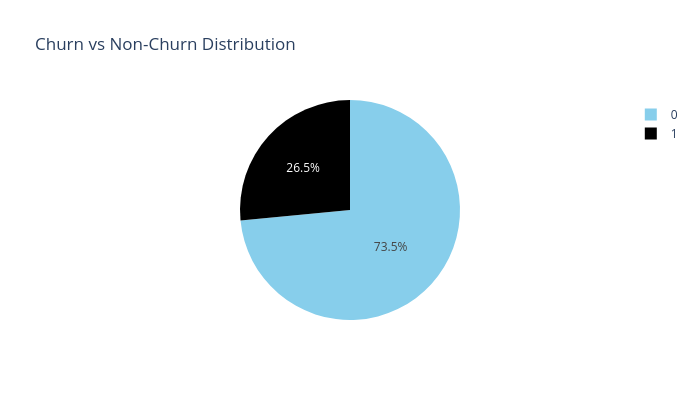

Write notebook code for a chart like this one.
### Code cell
import plotly.express as px


counts = df['Churn'].value_counts()


counts = counts.reindex([0, 1])

fig = px.pie(
    values=counts.values,
    names=counts.index,
    width=700,
    height=400,
    color_discrete_sequence=["skyblue", "black"],
    title="Churn vs Non-Churn Distribution"
)

fig.show()

### Figure 1 — Plotly figure (JSON) as saved in the notebook; plotly's stock layout.template omitted (floating-point values rounded to 4 significant figures)
{"data": [{"domain": {"x": [0, 1], "y": [0, 1]}, "hovertemplate": "label=%{label}<br>value=%{value}<extra></extra>", "labels": [0, 1], "legendgroup": "", "name": "", "showlegend": true, "type": "pie", "values": [5174, 1869]}], "layout": {"height": 400, "legend": {"tracegroupgap": 0}, "piecolorway": ["skyblue", "black"], "title": {"text": "Churn vs Non-Churn Distribution"}, "width": 700}}
